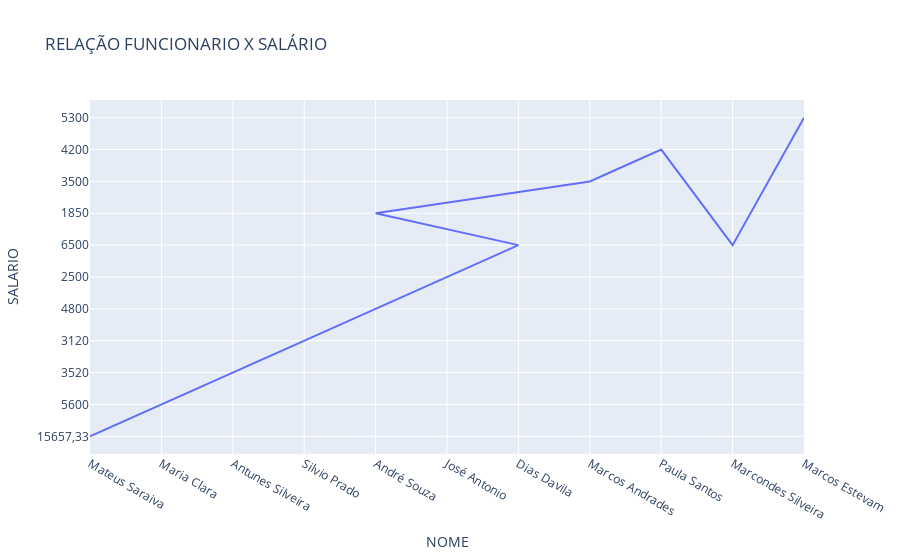

The cell this chart's notebook holds for it:
### Code cell
fig = pltex.line (dados_RH, x='NOME', y='SALARIO', title ='RELAÇÃO FUNCIONARIO X SALÁRIO')
fig.show()

### Figure 1 — Plotly figure (JSON) as saved in the notebook; plotly's stock layout.template omitted (floating-point values rounded to 4 significant figures)
{"data": [{"hovertemplate": "NOME=%{x}<br>SALARIO=%{y}<extra></extra>", "legendgroup": "", "line": {"color": "#636efa", "dash": "solid"}, "marker": {"symbol": "circle"}, "mode": "lines", "name": "", "orientation": "v", "showlegend": false, "type": "scatter", "x": ["Mateus Saraiva", "Maria Clara", "Antunes Silveira", "Silvio Prado", "André Souza", "José Antonio", "Dias Davila", "André Souza", "Marcos Andrades", "Paula Santos", "Marcondes Silveira", "Marcos Estevam"], "xaxis": "x", "y": ["15657,33", "5600", "3520", "3120", "4800", "2500", "6500", "1850", "3500", "4200", "6500", "5300"], "yaxis": "y"}], "layout": {"autosize": true, "legend": {"tracegroupgap": 0}, "title": {"text": "RELAÇÃO FUNCIONARIO X SALÁRIO"}, "xaxis": {"anchor": "y", "autorange": true, "domain": [0, 1], "range": [0, 10], "title": {"text": "NOME"}, "type": "category"}, "yaxis": {"anchor": "x", "autorange": true, "domain": [0, 1], "range": [-0.5556, 10.56], "title": {"text": "SALARIO"}, "type": "category"}}}
